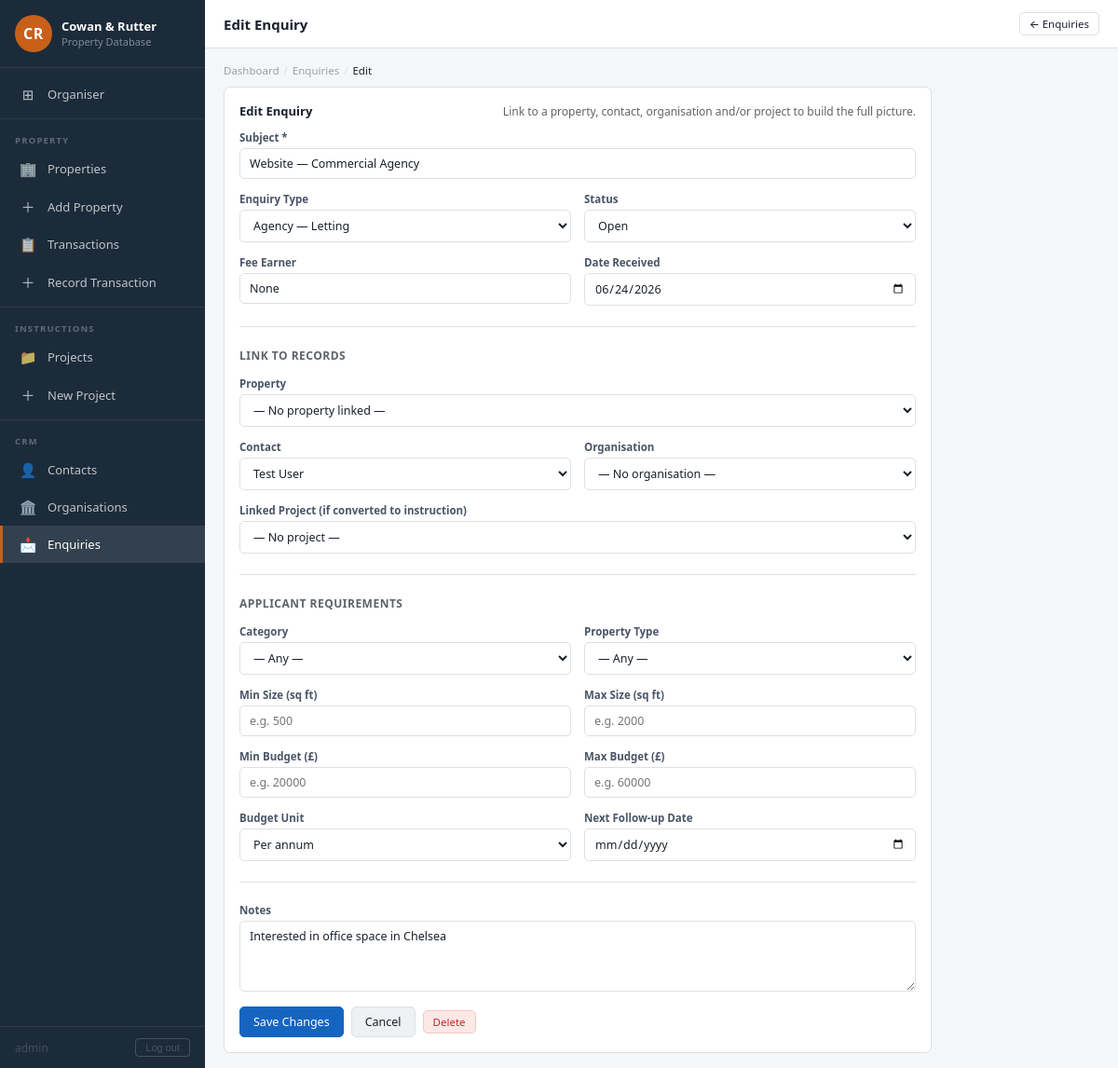
Screenshot of /enquiries/2/edit (signed in) with the database file from the repository.
### app.py (models this page shows, shortened)
class User(UserMixin, db.Model):
    __tablename__ = 'users'
    id            = db.Column(db.Integer, primary_key=True)
    username      = db.Column(db.String(80), unique=True, nullable=False)
    password_hash = db.Column(db.String(255), nullable=False)

class Enquiry(db.Model):
    __tablename__ = 'enquiries'
    id = db.Column(db.Integer, primary_key=True)
    subject = db.Column(db.String(255), nullable=False)
    enquiry_type = db.Column(db.String(50))
    status = db.Column(db.String(20), default='Open')  # Open, Won, Lost, On Hold
    property_id = db.Column(db.Integer, db.ForeignKey('properties.id'), nullable=True)
    contact_id = db.Column(db.Integer, db.ForeignKey('contacts.id'), nullable=True)
    organisation_id = db.Column(db.Integer, db.ForeignKey('organisations.id'), nullable=True)
    project_id = db.Column(db.Integer, db.ForeignKey('projects.id'), nullable=True)
    fee_earner = db.Column(db.String(100))
    received_date = db.Column(db.Date)
    notes = db.Column(db.Text)
    created_at = db.Column(db.DateTime, default=datetime.utcnow)
    req_size_min    = db.Column(db.Float)
    req_size_max    = db.Column(db.Float)
    req_budget_min  = db.Column(db.Float)
    req_budget_max  = db.Column(db.Float)
    req_budget_unit = db.Column(db.String(10))  # pa / pcm / sale
    req_use_class   = db.Column(db.String(30))
    req_category    = db.Column(db.String(20))  # commercial / residential
    last_contact_date = db.Column(db.Date)
    next_follow_up    = db.Column(db.Date)
    linked_property = db.relationship('Property', backref='enquiries')
    contact = db.relationship('Contact', backref='enquiries')
    organisation = db.relationship('Organisation', backref='enquiries')
    linked_project = db.relationship('Project', backref='enquiries')

### app.py (the view)
@app.route('/enquiries/<int:id>/edit', methods=['GET', 'POST'])
def enquiry_edit(id):
    e = Enquiry.query.get_or_404(id)
    properties = Property.query.order_by(Property.address).all()
    contacts = Contact.query.order_by(Contact.last_name).all()
    organisations = Organisation.query.order_by(Organisation.name).all()
    projects = Project.query.order_by(Project.name).all()
    if request.method == 'POST':
        _parse_enquiry_form(request.form, e)
        db.session.commit()
        flash('Enquiry updated.', 'success')
        return redirect(url_for('enquiry_detail', id=e.id))
    return render_template('crm/enquiry_form.html', enquiry=e,
                           properties=properties, contacts=contacts,
                           organisations=organisations, projects=projects)

### app.py (called while the page is built)
@login_manager.user_loader
def load_user(user_id):
    return User.query.get(int(user_id))

@app.before_request
def require_login():
    if request.endpoint in _PUBLIC_ENDPOINTS:
        return
    if not current_user.is_authenticated:
        return redirect(url_for('login', next=request.url))

    @property
    def full_name(self):
        return f"{self.first_name} {self.last_name}"

### templates/crm/enquiry_form.html (shortened to what this page needs)
{% extends "base.html" %}
{% block topbar_title %}{{ 'Edit Enquiry' if enquiry else 'New Enquiry' }}{% endblock %}
{% block topbar_actions %}
  <a href="{{ url_for('enquiries_list') }}" class="btn btn-outline btn-sm">← Enquiries</a>
{% endblock %}
{% block content %}
<div class="breadcrumb">
  <a href="{{ url_for('dashboard') }}">Dashboard</a><span class="sep">/</span>
  <a href="{{ url_for('enquiries_list') }}">Enquiries</a><span class="sep">/</span>
  <span class="current">{{ 'Edit' if enquiry else 'New' }}</span>
</div>
<div class="card" style="max-width:760px">
  <div class="card-header">
    <div class="card-title">{{ 'Edit Enquiry' if enquiry else 'New Enquiry' }}</div>
    <div style="font-size:12px;color:#5f6368">Link to a property, contact, organisation and/or project to build the full picture.</div>
  </div>
  <form method="post">
    <div class="form-grid" style="margin-bottom:16px">
      <div class="form-group span-2">
        <label for="subject">Subject *</label>
        <input type="text" id="subject" name="subject" required
               value="{{ enquiry.subject if enquiry else '' }}"
               placeholder="e.g. Rent Review enquiry — Unit 4 Industrial Estate">
      </div>
      <div class="form-group">
        <label for="enquiry_type">Enquiry Type</label>
        <select id="enquiry_type" name="enquiry_type">
          {% for t in ['Valuation','Lease Advisory','Agency — Letting','Agency — Sale','Building Consultancy','Business Rates','Rent Review','Lease Renewal','Other'] %}
          <option value="{{ t }}" {{ 'selected' if enquiry and enquiry.enquiry_type == t else '' }}>{{ t }}</option>
          {% endfor %}
        </select>
      </div>
      <div class="form-group">
        <label for="status">Status</label>
        <select id="status" name="status">
          <option value="Open"    {{ 'selected' if enquiry and enquiry.status == 'Open'    else ('selected' if not enquiry else '') }}>Open</option>
        </select>
      </div>
      <div class="form-group">
        <label for="fee_earner">Fee Earner</label>
        <input type="text" id="fee_earner" name="fee_earner"
               value="{{ enquiry.fee_earner if enquiry else '' }}" placeholder="e.g. B. Rutter">
      </div>
      <div class="form-group">
        <label for="received_date">Date Received</label>
        <input type="date" id="received_date" name="received_date"
               value="{{ enquiry.received_date.strftime('%Y-%m-%d') if enquiry and enquiry.received_date else '' }}">
      </div>
      <hr class="divider" style="grid-column:span 2;margin:8px 0">
      <div style="grid-column:span 2;font-size:12px;font-weight:700;text-transform:uppercase;letter-spacing:.5px;color:#5f6368;">Link to Records</div>
      <div class="form-group span-2">
        <label for="property_id">Property</label>
        <select id="property_id" name="property_id">
          <option value="">— No property linked —</option>
        </select>
      </div>
      <div class="form-group">
        <label for="contact_id">Contact</label>
        <select id="contact_id" name="contact_id">
          {% for c in contacts %}
          <option value="{{ c.id }}" {{ 'selected' if enquiry and enquiry.contact_id == c.id else '' }}>
            {{ c.full_name }}{% if c.organisation %} ({{ c.organisation.name }}){% endif %}
          </option>
          {% endfor %}
        </select>
      </div>
      <div class="form-group">
        <label for="organisation_id">Organisation</label>
        <select id="organisation_id" name="organisation_id">
          <option value="">— No organisation —</option>
        </select>
      </div>
      <div class="form-group span-2">
        <label for="project_id">Linked Project (if converted to instruction)</label>
        <select id="project_id" name="project_id">
          <option value="">— No project —</option>
        </select>
      </div>
      <hr class="divider" style="grid-column:span 2;margin:8px 0">
      <div style="grid-column:span 2;font-size:12px;font-weight:700;text-transform:uppercase;letter-spacing:.5px;color:#5f6368;">Applicant Requirements</div>
      <div class="form-group">
        <label>Category</label>
        <select name="req_category" id="req_category" onchange="updateUseClass()">
          <option value="">— Any —</option>
        </select>
      </div>
      <div class="form-group">
        <label id="use-class-label">Property Type</label>
        <select name="req_use_class" id="req_use_class">
        </select>
      </div>
      <div class="form-group">
        <label>Min Size (sq ft)</label>
        <input type="number" name="req_size_min" placeholder="e.g. 500"
               value="{{ enquiry.req_size_min|int if enquiry and enquiry.req_size_min else '' }}">
      </div>
      <div class="form-group">
        <label>Max Size (sq ft)</label>
        <input type="number" name="req_size_max" placeholder="e.g. 2000"
               value="{{ enquiry.req_size_max|int if enquiry and enquiry.req_size_max else '' }}">
      </div>
      <div class="form-group">
        <label>Min Budget (£)</label>
        <input type="number" name="req_budget_min" placeholder="e.g. 20000"
               value="{{ enquiry.req_budget_min|int if enquiry and enquiry.req_budget_min else '' }}">
      </div>
      <div class="form-group">
        <label>Max Budget (£)</label>
        <input type="number" name="req_budget_max" placeholder="e.g. 60000"
               value="{{ enquiry.req_budget_max|int if enquiry and enquiry.req_budget_max else '' }}">
      </div>
      <div class="form-group">
        <label>Budget Unit</label>
        <select name="req_budget_unit">
          <option value="pa" {{ 'selected' if not enquiry or enquiry.req_budget_unit == 'pa' else '' }}>Per annum</option>
        </select>
      </div>
      <div class="form-group">
        <label>Next Follow-up Date</label>
        <input type="date" name="next_follow_up"
               value="{{ enquiry.next_follow_up.strftime('%Y-%m-%d') if enquiry and enquiry.next_follow_up else '' }}">
      </div>
      <hr class="divider" style="grid-column:span 2;margin:8px 0">
      <div class="form-group span-2">
        <label for="notes">Notes</label>
        <textarea id="notes" name="notes" rows="3"
                  placeholder="Details of the enquiry, source, requirements…">{{ enquiry.notes if enquiry else '' }}</textarea>
      </div>
    </div>
    <div class="form-actions">
      <button type="submit" class="btn btn-primary">{{ 'Save Changes' if enquiry else 'Record Enquiry' }}</button>
      {% if enquiry %}
        <a href="{{ url_for('enquiries_list') }}" class="btn btn-secondary">Cancel</a>
        <form method="post" action="{{ url_for('enquiry_delete', id=enquiry.id) }}" class="confirm-delete" style="margin-left:auto">
          <button type="submit" class="btn btn-danger btn-sm">Delete</button>
        </form>
      {% else %}
        <a href="{{ url_for('enquiries_list') }}" class="btn btn-secondary">Cancel</a>
      {% endif %}
    </div>
  </form>
</div>
{% endblock %}

### templates/base.html (shortened to what this page needs)
<!DOCTYPE html>
<html lang="en">
<head>
  <link rel="stylesheet" href="{{ url_for('static', filename='css/style.css') }}">
</head>
<body>
<div class="shell">
  <nav class="sidebar">
    <div class="sidebar-profile">
      <div class="sidebar-avatar">CR</div>
      <div class="sidebar-profile-info">
        <h2>Cowan &amp; Rutter</h2>
        <p>Property Database</p>
      </div>
    </div>
    <div class="sidebar-nav">
      <a href="{{ url_for('dashboard') }}" class="{{ 'active' if request.endpoint == 'dashboard' else '' }}">
        <span class="nav-icon">⊞</span> Organiser
      </a>
      <div class="nav-divider"></div>
      <div class="nav-section-label">Property</div>
      <a href="{{ url_for('properties_list') }}" class="{{ 'active' if 'propert' in request.endpoint and request.endpoint != 'property_new' else '' }}">
        <span class="nav-icon">🏢</span> Properties
      </a>
      <a href="{{ url_for('property_new') }}" class="{{ 'active' if request.endpoint == 'property_new' else '' }}">
        <span class="nav-icon">＋</span> Add Property
      </a>
      <a href="{{ url_for('transactions_list') }}" class="{{ 'active' if 'transaction' in request.endpoint and request.endpoint != 'transaction_new' else '' }}">
        <span class="nav-icon">📋</span> Transactions
      </a>
      <a href="{{ url_for('transaction_new') }}" class="{{ 'active' if request.endpoint == 'transaction_new' else '' }}">
        <span class="nav-icon">＋</span> Record Transaction
      </a>
      <div class="nav-divider"></div>
      <div class="nav-section-label">Instructions</div>
      <a href="{{ url_for('projects_list') }}" class="{{ 'active' if 'project' in request.endpoint and request.endpoint not in ['project_new','document_add','document_delete'] else '' }}">
        <span class="nav-icon">📁</span> Projects
      </a>
      <a href="{{ url_for('project_new') }}" class="{{ 'active' if request.endpoint == 'project_new' else '' }}">
        <span class="nav-icon">＋</span> New Project
      </a>
      <div class="nav-divider"></div>
      <div class="nav-section-label">CRM</div>
      <a href="{{ url_for('contacts_list') }}" class="{{ 'active' if 'contact' in request.endpoint else '' }}">
        <span class="nav-icon">👤</span> Contacts
      </a>
      <a href="{{ url_for('organisations_list') }}" class="{{ 'active' if 'organisation' in request.endpoint else '' }}">
        <span class="nav-icon">🏛️</span> Organisations
      </a>
      <a href="{{ url_for('enquiries_list') }}" class="{{ 'active' if 'enquir' in request.endpoint else '' }}">
        <span class="nav-icon">📩</span> Enquiries
      </a>
    </div>
    <div class="sidebar-footer" style="display:flex;align-items:center;justify-content:space-between;gap:8px">
      <span style="opacity:0.6;font-size:12px">{{ current_user.username }}</span>
      <form action="{{ url_for('logout') }}" method="post" style="margin:0">
        <button type="submit" style="background:none;border:1px solid rgba(255,255,255,0.25);color:inherit;cursor:pointer;padding:3px 10px;border-radius:4px;font-size:11px;opacity:0.7">Log out</button>
      </form>
    </div>
  </nav>
  <div class="main">
    <div class="topbar">
      <div class="topbar-title">{% block topbar_title %}{% endblock %}</div>
      <div class="topbar-actions">{% block topbar_actions %}{% endblock %}</div>
    </div>
    <div class="content">
      {% block content %}{% endblock %}
    </div>
  </div>
</div>
</body>
</html>

### rows the page displays
User: username "admin"
Enquiry: subject "Website — Commercial Agency", fee_earner "None", received_date "06/24/2026", notes "Interested in office space in Chelsea"

### other values shown
{{ 'Edit Enquiry' if enquiry else 'New Enquiry' }} "Edit Enquiry"
{{ 'Edit' if enquiry else 'New' }} "Edit"
{{ 'Save Changes' if enquiry else 'Record Enquiry' }} "Save Changes"
form field enquiry_type "Agency — Letting"
form field contact_id "Test User"
